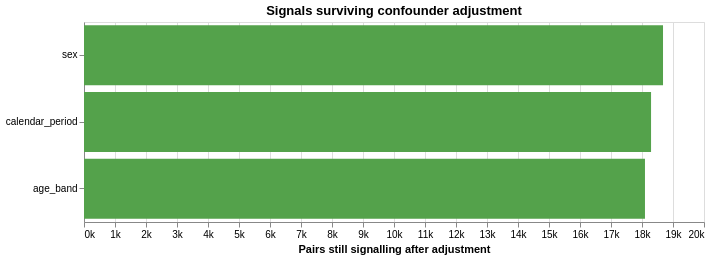

Vega-Lite specification for this chart:
### Vega-Lite specification from a JSON file in a GitHub repository (floating-point values rounded to 4 significant figures)
{"config": {"view": {"continuousWidth": 300, "continuousHeight": 300}}, "data": {"name": "data-aa860131cf9c3d4ca8e41f0afee7203c"}, "mark": {"type": "bar", "color": "#54A24B"}, "encoding": {"tooltip": [{"field": "tested", "format": ",", "type": "quantitative"}, {"field": "surviving", "format": ",", "type": "quantitative"}, {"field": "heterogeneous", "format": ",", "type": "quantitative"}], "x": {"axis": {"format": "~s"}, "field": "surviving", "title": "Pairs still signalling after adjustment", "type": "quantitative"}, "y": {"field": "variable", "sort": "-x", "title": null, "type": "nominal"}}, "height": 200, "title": "Signals surviving confounder adjustment", "width": 620, "$schema": "https://vega.github.io/schema/vega-lite/v6.1.0.json", "datasets": {"data-aa860131cf9c3d4ca8e41f0afee7203c": [{"variable": "sex", "tested": 18685, "surviving": 18678, "heterogeneous": 9496, "survival_rate": 0.9996}, {"variable": "age_band", "tested": 18344, "surviving": 18096, "heterogeneous": 13951, "survival_rate": 0.9865}, {"variable": "calendar_period", "tested": 18415, "surviving": 18292, "heterogeneous": 14047, "survival_rate": 0.9933}]}}
